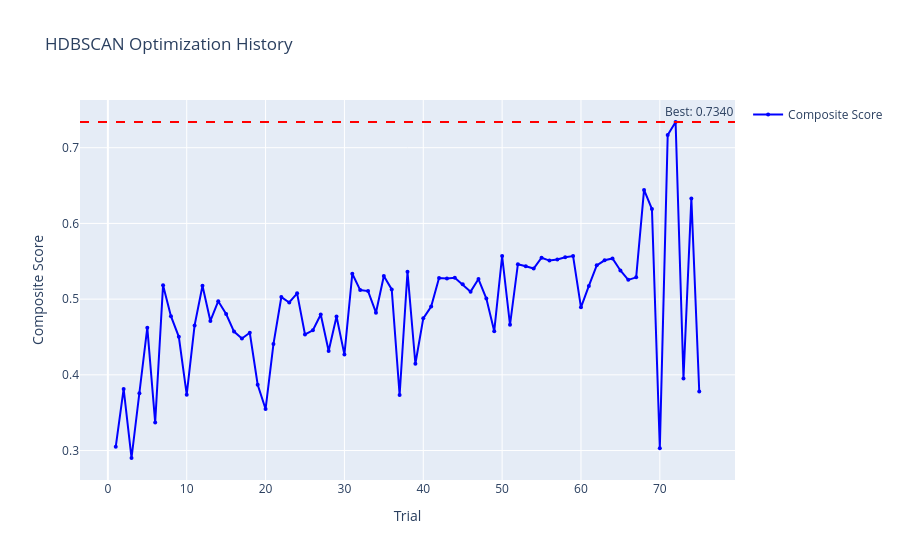

Write notebook code for a chart like this one.
### Code cell
# Plot optimization history
try:
    import plotly.graph_objects as go
    
    trials = results['study'].trials
    values = [-t.value for t in trials if t.value is not None]  # Convert back to positive
    trial_numbers = list(range(1, len(values) + 1))
    
    # Create plot
    fig = go.Figure()
    fig.add_trace(go.Scatter(
        x=trial_numbers,
        y=values,
        mode='lines+markers',
        name='Composite Score',
        line=dict(color='blue', width=2),
        marker=dict(size=4)
    ))
    
    # Add best score line
    best_score = max(values)
    fig.add_hline(y=best_score, line_dash="dash", line_color="red",
                 annotation_text=f"Best: {best_score:.4f}")
    
    fig.update_layout(
        title='HDBSCAN Optimization History',
        xaxis_title='Trial',
        yaxis_title='Composite Score',
        showlegend=True
    )
    
    fig.show()
    
except ImportError:
    print("Install plotly to visualize optimization history: pip install plotly")

### Figure 1 — Plotly figure (JSON) as saved in the notebook; plotly's stock layout.template omitted (floating-point values rounded to 4 significant figures)
{"data": [{"line": {"color": "blue", "width": 2}, "marker": {"size": 4}, "mode": "lines+markers", "name": "Composite Score", "type": "scatter", "x": [1, 2, 3, 4, 5, 6, 7, 8, 9, 10, 11, 12, 13, 14, 15, 16, 17, 18, 19, 20, 21, 22, 23, 24, 25, 26, 27, 28, 29, 30, 31, 32, 33, 34, 35, 36, 37, 38, 39, 40, 41, 42, 43, 44, 45, 46, 47, 48, 49, 50, 51, 52, 53, 54, 55, 56, 57, 58, 59, 60, 61, 62, 63, 64, 65, 66, 67, 68, 69, 70, 71, 72, 73, 74, 75], "y": [0.3051, 0.3814, 0.2902, 0.3757, 0.4623, 0.3371, 0.5185, 0.4774, 0.4502, 0.3738, 0.4653, 0.5177, 0.4712, 0.4973, 0.4804, 0.4572, 0.4481, 0.4556, 0.3869, 0.3548, 0.4406, 0.5027, 0.4956, 0.5077, 0.4534, 0.4589, 0.4797, 0.4315, 0.4771, 0.4267, 0.5335, 0.5119, 0.5106, 0.4821, 0.5305, 0.5128, 0.3734, 0.5361, 0.4146, 0.4746, 0.4902, 0.5278, 0.5273, 0.5283, 0.5195, 0.5099, 0.5265, 0.5007, 0.4576, 0.557, 0.466, 0.5461, 0.5433, 0.5404, 0.5547, 0.5509, 0.5523, 0.5553, 0.5569, 0.4891, 0.5175, 0.5446, 0.5513, 0.5537, 0.5379, 0.5254, 0.5287, 0.6442, 0.619, 0.3031, 0.7168, 0.734, 0.3953, 0.6331, 0.378]}], "layout": {"annotations": [{"showarrow": false, "text": "Best: 0.7340", "x": 1, "xanchor": "right", "xref": "x domain", "y": 0.734, "yanchor": "bottom", "yref": "y"}], "shapes": [{"line": {"color": "red", "dash": "dash"}, "type": "line", "x0": 0, "x1": 1, "xref": "x domain", "y0": 0.734, "y1": 0.734, "yref": "y"}], "showlegend": true, "title": {"text": "HDBSCAN Optimization History"}, "xaxis": {"title": {"text": "Trial"}}, "yaxis": {"title": {"text": "Composite Score"}}}}
